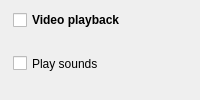
                <widget class="QWidget" name="videoPlaybackGroup" native="true">
                 <property name="accessibleName">
                  <string notr="true">SGroup</string>
                 </property>
                 <layout class="QVBoxLayout" name="verticalLayout_9">
                  <property name="spacing">
                   <number>7</number>
                  </property>
                  <property name="leftMargin">
                   <number>13</number>
                  </property>
                  <property name="topMargin">
                   <number>10</number>
                  </property>
                  <property name="rightMargin">
                   <number>13</number>
                  </property>
                  <property name="bottomMargin">
                   <number>10</number>
                  </property>
                  <item>
                   <layout class="QHBoxLayout" name="horizontalLayout_4">
                    <property name="leftMargin">
                     <number>0</number>
                    </property>
                    <property name="topMargin">
                     <number>0</number>
                    </property>
                    <property name="rightMargin">
                     <number>0</number>
                    </property>
                    <property name="bottomMargin">
                     <number>0</number>
                    </property>
                    <item>
                     <widget class="QCheckBox" name="videoPlaybackCheckBox">
                      <property name="font">
                       <font>
                        <bold>true</bold>
                       </font>
                      </property>
                      <property name="text">
                       <string>Video playback</string>
                      </property>
                     </widget>
                    </item>
                   </layout>
                  </item>
                  <item>
                   <widget class="QWidget" name="videoPlaybackGroupContents" native="true">
                    <layout class="QVBoxLayout" name="verticalLayout_10">
                     <property name="spacing">
                      <number>7</number>
                     </property>
                     <property name="leftMargin">
                      <number>0</number>
                     </property>
                     <property name="topMargin">
                      <number>0</number>
                     </property>
                     <property name="rightMargin">
                      <number>0</number>
                     </property>
                     <property name="bottomMargin">
                      <number>0</number>
                     </property>
                     <item>
                      <widget class="QCheckBox" name="playSoundsCheckBox">
                       <property name="enabled">
                        <bool>true</bool>
                       </property>
                       <property name="sizePolicy">
                        <sizepolicy hsizetype="Minimum" vsizetype="Preferred">
                         <horstretch>0</horstretch>
                         <verstretch>0</verstretch>
                        </sizepolicy>
                       </property>
                       <property name="minimumSize">
                        <size>
                         <width>0</width>
                         <height>0</height>
                        </size>
                       </property>
                       <property name="text">
                        <string>Play sounds</string>
                       </property>
                      </widget>
                     </item>
                    </layout>
                   </widget>
                  </item>
                 </layout>
                </widget>
